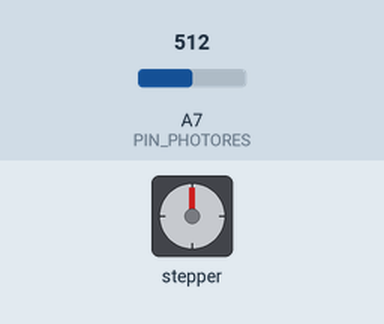
Recording of a program running on a simulated Arduino Nano, built with avr-gcc and run on an emulated ATmega328P. Shown: stepper motor. Wiring (inferred from the names in the program): stepper motor (2048 steps per turn assumed): coils pin 9, pin 10, pin 11, pin 12. The test bench sets the inputs (shaded band); at power-on: A7 (PIN_PHOTORES) = 512.

Above: at 1.2 s.
1.3 s: A7 (PIN_PHOTORES) set to 527
At 3.78 s:
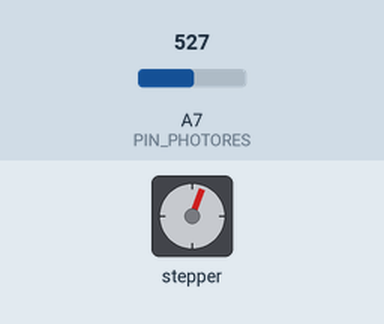
6.0 s: A7 (PIN_PHOTORES) set to 306
10.8 s: A7 (PIN_PHOTORES) set to 511
At 11.5 s:
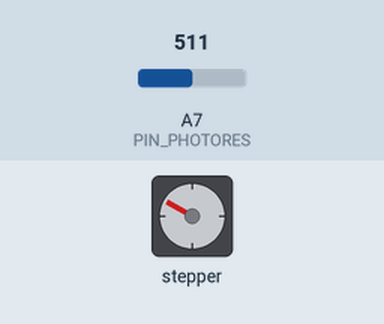
12.7 s: A7 (PIN_PHOTORES) set to 122
At 14.58 s:
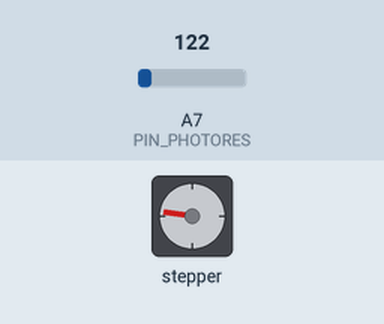
Timing chart, 0 to 21.3 s (numbered marks = the images above; inputs shaded):
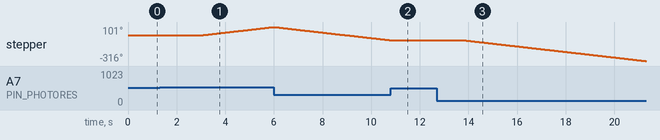

The program:

main.cpp
```cpp
#include "functions.hpp"

// Pins
const int PIN_PHOTORES = A7;
const int MOTOR_IN1 = 9;   // PHASEA1 - A
const int MOTOR_IN2 = 10;  // PHASEB1 - B
const int MOTOR_IN3 = 11;  // PHASEA2 - C
const int MOTOR_IN4 = 12;  // PHASEB2 - D

// Config
const int DELAY_TRACKER = 3000;
const int DELAY_MOTOR_IN = 5;
const double PARAM_RES = 0.01;
const bool DEBUG_RES = false;
const bool DEBUG_MOTOR = false;

// Variables
double ADC_val = 0.0;
int direction = 0;
StepperMotor motor(MOTOR_IN1, MOTOR_IN2, MOTOR_IN3, MOTOR_IN4, DEBUG_MOTOR);


void setup() {
    pinMode(PIN_PHOTORES, INPUT);
    pinMode(MOTOR_IN1, OUTPUT);
    pinMode(MOTOR_IN2, OUTPUT);
    pinMode(MOTOR_IN3, OUTPUT);
    pinMode(MOTOR_IN4, OUTPUT);
    Serial.begin(9600);
}

void loop() {
    while ((direction = compare_photores_var(analogRead(PIN_PHOTORES),
                                             PARAM_RES, DEBUG_RES)) != 0) {
        if (direction == 1)
            motor.moveCW();
        else
            motor.moveCCW();
        delay(DELAY_MOTOR_IN);
    }
    delay(DELAY_TRACKER);
}
```

functions.hpp
```cpp
#pragma once
#include <Arduino.h>


// Arduino
const int MAX_VOLT = 5;  // [V]
const int BIT_ADC = 1023;
const double VOLTS_PER_BIT = static_cast<double>(MAX_VOLT) / BIT_ADC;


int compare_photores_fix(const double ADC_VAL, const double EPSILON,
                         const bool DEBUG);
int compare_photores_var(const double ADC_VAL, const double INCREMENT,
                         const bool DEBUG);


class StepperMotor {
  private:
    int _phaseA1;  // _A
    int _phaseB1;  // _B
    int _phaseA2;  // _C
    int _phaseB2;  // _D
    bool _debug;
    int _counter;

  public:
    StepperMotor(const int A, const int B, const int C, const int D,
                 const bool DEBUG);

    void activePhase(const int phase);

    void moveCW();

    void moveCCW();
};
```

function.cpp
```cpp
#include "functions.hpp"


// PHOTORES ###############################################
/*                V2
    V1 --- R1 --- | --- R2 --- GND

==> V2 = V1 * R2 / (R1 + R2)
    R1 = ((V1 * R2) / V2 ) - R2
    R2 = R1 * V2 / (V1 - V2)
*/

const double MIDDLE_ADC = MAX_VOLT / 2.0;
int compare_photores_fix(const double ADC_VAL, const double EPSILON,
                         const bool DEBUG) {
    double ADC_VOLT = ADC_VAL * VOLTS_PER_BIT;
    int res;
    if (ADC_VOLT < MIDDLE_ADC - EPSILON)
        res = -1;
    else if (ADC_VOLT > MIDDLE_ADC + EPSILON)
        res = 1;
    else
        res = 0;
    if (DEBUG)
        Serial.println(res);
    return res;
}


double epsilon = 0.0;
int last = 0;

int compare_photores_var(const double ADC_VAL, const double INCREMENT,
                         const bool DEBUG) {
    double ADC_VOLT = ADC_VAL * VOLTS_PER_BIT;
    int res;
    if (ADC_VOLT < MIDDLE_ADC - epsilon) {
        res = -1;
        if (last != res)
            epsilon += INCREMENT;
        last = res;
    } else if (ADC_VOLT > MIDDLE_ADC + epsilon) {
        res = 1;
        if (last != res)
            epsilon += INCREMENT;
        last = res;
    } else {
        res = 0;
        last = res;
        epsilon = 0.0;
    }
    if (DEBUG) {
        Serial.print("VOLT: ");
        Serial.println(ADC_VOLT);
        Serial.print("EPSILON: ");
        Serial.println(epsilon, 4);
        Serial.print("LAST: ");
        Serial.println(last);
        Serial.print("RES: ");
        Serial.println(res);
        Serial.print("DIRECTION: ");
        Serial.println((res == -1) ? "C-CLK" : (res == 1) ? "CLK" : "STOP");
        Serial.println("------");
    }
    return res;
}


// STEP MOTOR #############################################
StepperMotor::StepperMotor(const int A, const int B, const int C, const int D,
                           const bool DEBUG) {
    _phaseA1 = A;
    _phaseB1 = B;
    _phaseA2 = C;
    _phaseB2 = D;
    _debug = DEBUG;
    _counter = 0;
    Serial.println("START!");
}

void StepperMotor::activePhase(const int phase) {
    /*  PHASES:
             A1
             -
        A2 - - - B1
             -
             A2
    */
    switch (phase) {
    case 0:
        digitalWrite(_phaseA1, HIGH);
        digitalWrite(_phaseB1, HIGH);
        digitalWrite(_phaseA2, LOW);
        digitalWrite(_phaseB2, LOW);
        break;

    case 1:
        digitalWrite(_phaseA1, LOW);
        digitalWrite(_phaseB1, HIGH);
        digitalWrite(_phaseA2, HIGH);
        digitalWrite(_phaseB2, LOW);
        break;

    case 2:
        digitalWrite(_phaseA1, LOW);
        digitalWrite(_phaseB1, LOW);
        digitalWrite(_phaseA2, HIGH);
        digitalWrite(_phaseB2, HIGH);
        break;

    case 3:
        digitalWrite(_phaseA1, HIGH);
        digitalWrite(_phaseB1, LOW);
        digitalWrite(_phaseA2, LOW);
        digitalWrite(_phaseB2, HIGH);
        break;
    }
}

void StepperMotor::moveCW() {
    if (_debug)
        Serial.println(_counter);
    activePhase(_counter);
    _counter++;
    _counter = _counter == 4 ? 0 : _counter;
}

void StepperMotor::moveCCW() {
    if (_debug)
        Serial.println(_counter);
    activePhase(_counter);
    _counter--;
    _counter = _counter == -1 ? 3 : _counter;
}
```

Measured:
- the behaviour switches between 513 and 514 on A7 (PIN_PHOTORES) (found by bisection; images 0 and 1)
- after the input at 1.3 s, stepper: keeps turning clockwise at about 34°/s, starting after 1.7 s
- after the input at 10.8 s, stepper: stops changing and stays -61°
- after the input at 12.7 s, stepper: keeps turning counter-clockwise at about 34°/s, starting after 1.1 s
